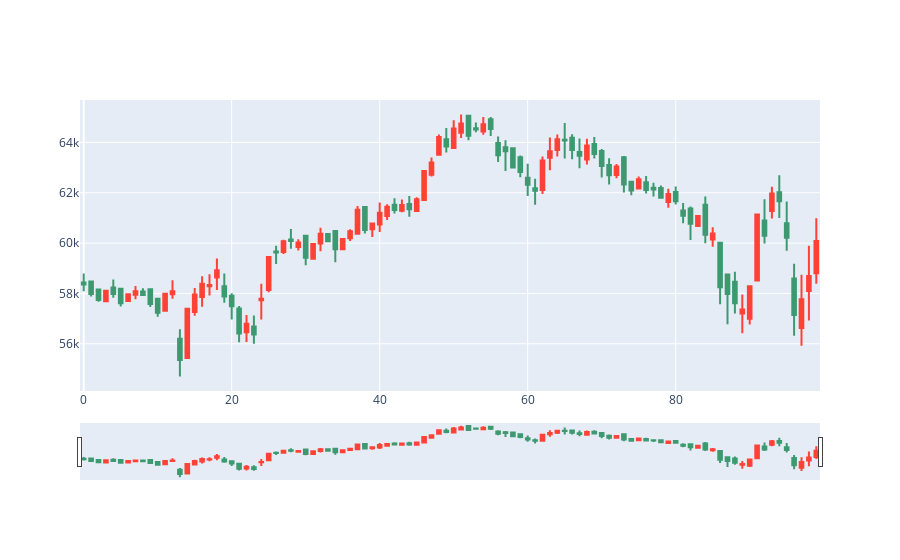

Notebook source saved alongside this figure:
### Code cell
#k线图
import plotly.graph_objects as go
from plotly.offline import init_notebook_mode, iplot

df = log_return
i = 500
j = 0
fig = go.Figure(data=go.Candlestick(
                    open=price_all[-100:,1],#df.iloc[1+j*featuresize,i:i+100],
                    high=price_all[-100:,2],#df.iloc[0+j*featuresize,i:i+100],
                    low=price_all[-100:,3],#df.iloc[2+j*featuresize,i:i+100],
                    close=price_all[-100:,0]))#df.iloc[3+j*featuresize,i:i+100]))
cs = fig.data[0]
#low=df.iloc[2, 0:100],
#open=df.iloc[1, 0:100],1

# Set line and fill colors
cs.increasing.fillcolor = '#FF4136'
cs.increasing.line.color = '#FF4136'
cs.decreasing.fillcolor = '#3D9970'
cs.decreasing.line.color = '#3D9970'
iplot(fig)
